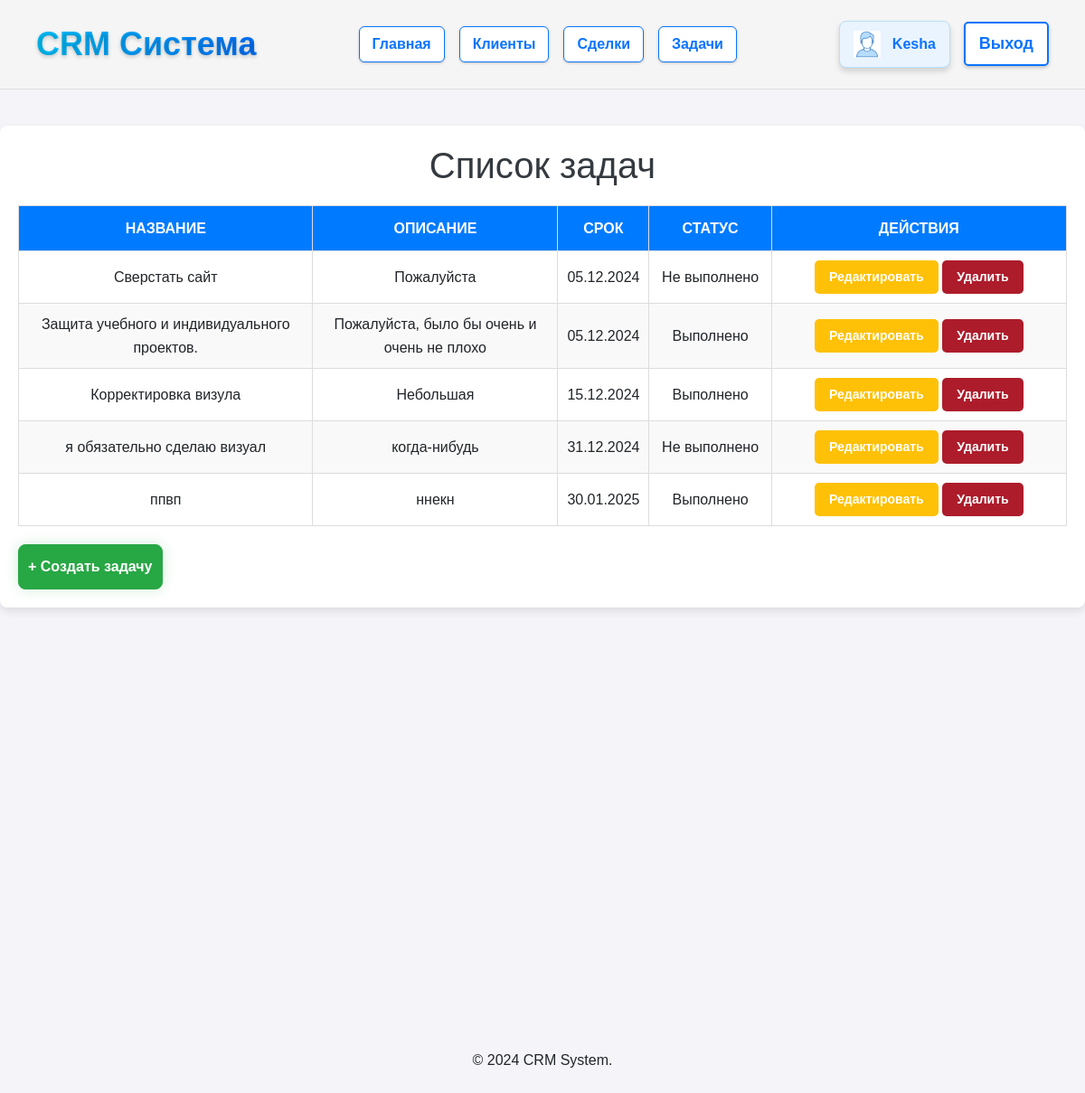
Page /task/ (signed in) on the earlier database version.
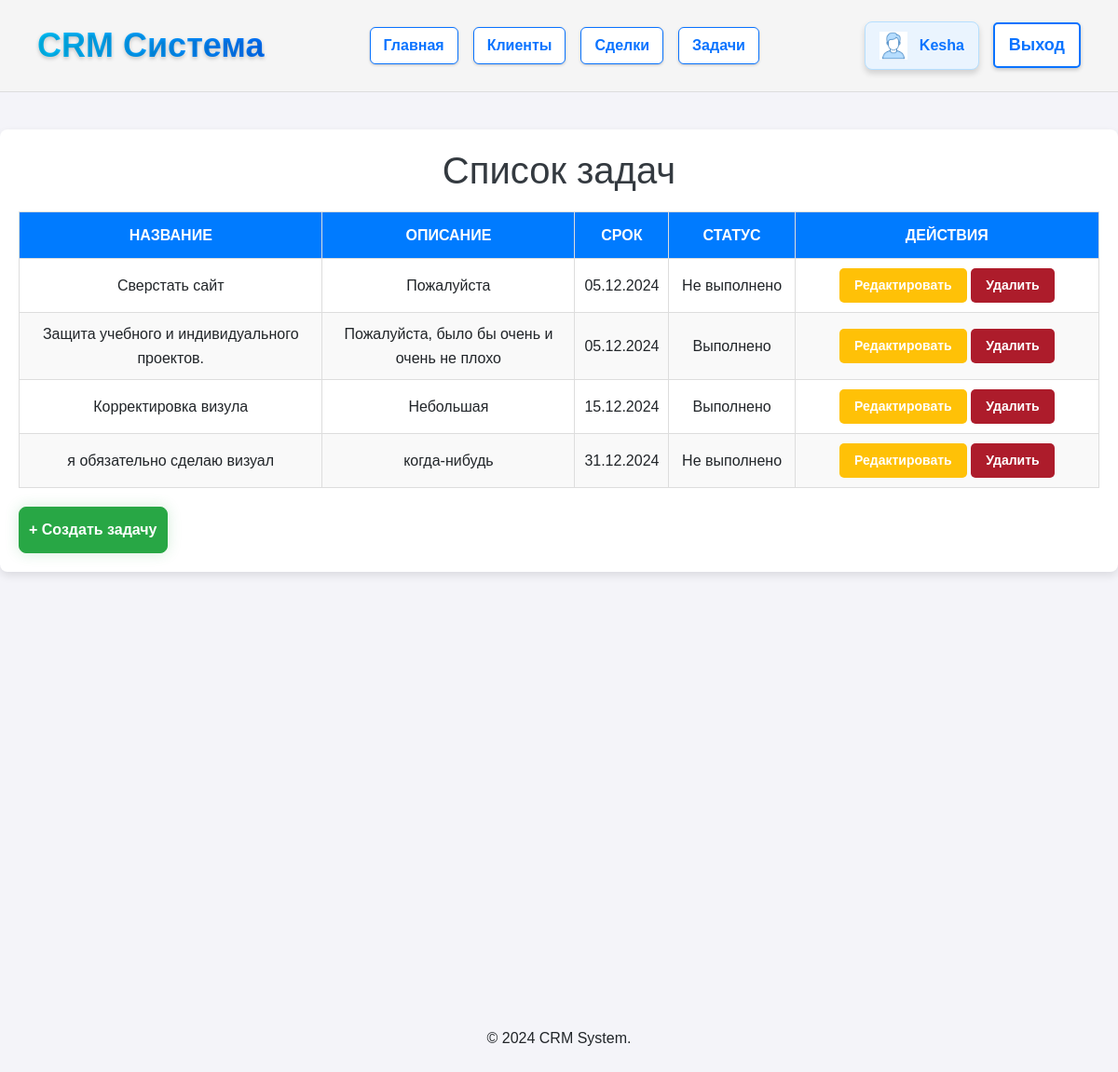
Same page on the later database version.
### crm/models.py (models this page shows, shortened)
class Task(models.Model):
    title = models.CharField(default="", max_length=200, verbose_name="Название задачи")
    description = models.TextField(default="", blank=True, verbose_name="Описание")
    deadline = models.DateField( verbose_name="Срок выполнения")
    is_completed = models.BooleanField( verbose_name="Выполнена")

### crm/views.py (the view)
# urls.py: path('task/', views.task, name='task'),
def task(request):
    task = Task.objects.all()
    return render(request, 'crm/task.html', {'task': task})

### crm/templates/crm/task.html (shortened to what this page needs)
{% extends 'crm/base.html' %}
{% block content %}
<!DOCTYPE html>
<html lang="en">
<head>
</head>
<body>    <div class="container">
        <h1>Список задач</h1>
        <table>
            <thead>
                <tr>
                    <th>Название</th>
                    <th>Описание</th>
                    <th>Срок</th>
                    <th>Статус</th>
                    <th>Действия</th>
                </tr>
            </thead>
            <tbody>
                {% for task in task %}
                <tr>
                    <td>{{ task.title }}</td>
                    <td>{{ task.description }}</td>
                    <td>{{ task.deadline|date:"d.m.Y" }}</td>
                    <td>
                        {% if task.is_completed %}
                        Выполнено
                        {% else %}
                        Не выполнено
                        {% endif %}
                    </td>
                    <td>
                        <a href="{% url 'edit_task' task.id %}" class="btn btn-warning btn-sm">Редактировать</a>
                        <a href="{% url 'delete_task' task.id %}" onclick="return confirm('Вы уверены?');" class="btn btn-danger btn-sm">Удалить</a>
                    </td>
                </tr>
                {% empty %}
                <tr>
                    <td colspan="5" class="no-tasks">Нет задач</td>
                </tr>
                {% endfor %}
            </tbody>
        </table>
        <a href="{% url 'add_task' %}" class="btn btn-success mt-3">+ Создать задачу</a>
    </div>
</body>
</html>
{% endblock %}

### crm/templates/crm/base.html (shortened to what this page needs)
<!DOCTYPE html>
<html lang="en">
<head>
    {% load static %}
    <link rel="stylesheet" href="https://cdn.jsdelivr.net/npm/bootstrap@4.0.0/dist/css/bootstrap.min.css">
</head>
<body>
        <header>
            <nav style="display: flex; justify-content: space-between; align-items: center; padding: 20px 40px; background-color: #f5f5f5; border-bottom: 1px solid #ddd;">
                <div class="logo">
                    CRM Система
                </div>
                <ul style="list-style: none; display: flex; gap: 16px; margin: 0; padding: 0;">
                    <li>
                        <a href="{% url 'index' %}"
                            style="text-decoration: none; color: #0a73ff; background-color: #fff; font-size: 16px; font-weight: bold; padding: 6px 14px;
                            border: 1.5px solid #0a73ff; border-radius: 6px; box-shadow: 0 1px 3px rgba(0, 0, 0, 0.2);
                            display: inline-block;
                            transition: transform 0.2s ease-in-out, box-shadow 0.2s ease-in-out;"
                            onmouseover="this.style.transform='scale(1.05)'; this.style.boxShadow='0 0 6px rgba(10, 115, 255, 0.6)';"
                            onmouseout="this.style.transform='scale(1)'; this.style.boxShadow='0 1px 3px rgba(0, 0, 0, 0.2)';">
                            Главная
                        </a>
                    </li>
                    <li>
                        <a href="{% url 'client_list' %}"
                            style="text-decoration: none; color: #0a73ff; background-color: #fff; font-size: 16px; font-weight: bold; padding: 6px 14px;
                            border: 1.5px solid #0a73ff; border-radius: 6px; box-shadow: 0 1px 3px rgba(0, 0, 0, 0.2);
                            display: inline-block;
                            transition: transform 0.2s ease-in-out, box-shadow 0.2s ease-in-out;"
                            onmouseover="this.style.transform='scale(1.05)'; this.style.boxShadow='0 0 6px rgba(10, 115, 255, 0.6)';"
                            onmouseout="this.style.transform='scale(1)'; this.style.boxShadow='0 1px 3px rgba(0, 0, 0, 0.2)';">
                            Клиенты
                        </a>
                    </li>
                    <li>
                        <a href="{% url 'deals' %}"
                            style="text-decoration: none; color: #0a73ff; background-color: #fff; font-size: 16px; font-weight: bold; padding: 6px 14px;
                            border: 1.5px solid #0a73ff; border-radius: 6px; box-shadow: 0 1px 3px rgba(0, 0, 0, 0.2);
                            display: inline-block;
                            transition: transform 0.2s ease-in-out, box-shadow 0.2s ease-in-out;"
                            onmouseover="this.style.transform='scale(1.05)'; this.style.boxShadow='0 0 6px rgba(10, 115, 255, 0.6)';"
                            onmouseout="this.style.transform='scale(1)'; this.style.boxShadow='0 1px 3px rgba(0, 0, 0, 0.2)';">
                            Сделки
                        </a>
                    </li>
                    <li>
                        <a href="{% url 'task' %}"
                            style="text-decoration: none; color: #0a73ff; background-color: #fff; font-size: 16px; font-weight: bold; padding: 6px 14px;
                            border: 1.5px solid #0a73ff; border-radius: 6px; box-shadow: 0 1px 3px rgba(0, 0, 0, 0.2);
                            display: inline-block;
                            transition: transform 0.2s ease-in-out, box-shadow 0.2s ease-in-out;"
                            onmouseover="this.style.transform='scale(1.05)'; this.style.boxShadow='0 0 6px rgba(10, 115, 255, 0.6)';"
                            onmouseout="this.style.transform='scale(1)'; this.style.boxShadow='0 1px 3px rgba(0, 0, 0, 0.2)';">
                            Задачи
                        </a>
                    </li>
                </ul>
            <div style="display: flex; align-items: center; gap: 15px;">
                {% if user.is_authenticated %}
                <span style="display: flex; align-items: center; background-color: #eaf4fe; padding: 10px 15px; border-radius: 8px; font-size: 16px; color: #0a73ff; font-weight: bold; border: 1px solid #b6dfff; box-shadow: 0px 4px 6px rgba(0, 0, 0, 0.15);">
                    <img src="/static/images/user_icon.png" alt="User Icon" style="width: 30px; height: 30px; margin-right: 8px;">
                    <b style="margin-left: 5px;">{{ user.get_username }}</b>
                </span>
                <a href="{% url 'logged_out' %}?next={{ request.path }}"
                    style="text-decoration: none; color: #0a73ff; background-color: #fff; font-size: 18px; font-weight: bold; padding: 8px 15px; border: 2px solid #0a73ff; border-radius: 5px; box-shadow: 0 2px 4px rgba(0, 0, 0, 0.2);
                    transition: transform 0.2s ease-in-out, box-shadow 0.2s ease-in-out;"
                    onmouseover="this.style.transform='scale(1.05)'; this.style.boxShadow='0 0 8px rgba(10, 115, 255, 0.6)';"
                    onmouseout="this.style.transform='scale(1)'; this.style.boxShadow='0 2px 4px rgba(0, 0, 0, 0.2)';">
                    Выход
                </a>
                {% endif %}
            </div>
        </nav>
    </header>
    <main>
        {% block content %}{% endblock %}
    </main>
    <div class="container-fluid mt-5 pb-5"></div>
    <div class="container-fluid mt-5 pb-5"></div>
    <div class="container-fluid mt-5 pb-5"></div>
    <div class="container-fluid mt-5 pb-5"></div>
    <div class="container-fluid mt-5 pb-5"></div>
    <footer bg-success text-light class="text-center py-2">
        <p>© 2024 CRM System.</p>
    </footer>
</body>
</html>

### crm/templates/crm/base.html (style rules this page uses)
body { font-family: Arial, sans-serif; background-color: #f4f4f9; margin: 0; padding: 0; line-height: 1.6; }
.logo { font-size: 36px; font-weight: bold; background: linear-gradient(90deg, #00c6ff, #0072ff); -webkit-background-clip: text; -webkit-text-fill-color: transparent; position: relative; animation: blueGlow 2s infinite alternate; text-shadow: 0 2px 4px rgba(0, 0, 0, 0.2); cursor: pointer; transition: transform 0.3s ease, text-shadow 0.3s ease; }
ul li a { text-decoration: none; color: #333; font-size: 18px; font-weight: 500; position: relative; padding: 10px 15px; border-radius: 8px; transition: all 0.3s ease; }

### crm/templates/crm/task.html (style rules this page uses)
body { font-family: Arial, sans-serif; background-color: #f4f4f9; margin: 0; padding: 0; line-height: 1.6; }
.container { max-width: 1200px; margin: 40px auto; background-color: #fff; padding: 20px; box-shadow: 0 4px 10px rgba(0, 0, 0, 0.1); border-radius: 8px; position: relative; padding-bottom: 90px; }
h1 { text-align: center; color: #343a40; }
table { width: 100%; border-collapse: collapse; margin-top: 20px; }
table th { background: #007bff; color: #fff; text-transform: uppercase; }
table th, table td { padding: 12px 15px; border: 1px solid #ddd; box-sizing: border-box; text-align: center; vertical-align: middle; }
tbody td { padding: 10px; text-align: center; vertical-align: middle; border: 1px solid #ddd; word-wrap: break-word; }
tbody tr:nth-child(even) { background-color: #f9f9f9; }
thead th:nth-child(1), tbody td:nth-child(1) { width: 30%; }
thead th:nth-child(2), tbody td:nth-child(2) { width:25%; }
thead th:nth-child(5), tbody td:nth-child(5) { width:30%; }
thead th:nth-child(4), tbody td:nth-child(4) { width:12%; }
.btn { font-size: 14px; padding: 5px 10px; border-radius: 4px; color: #fff; text-decoration: none; cursor: pointer; display: inline-block; }
.btn.btn-success.mt-3 { position: absolute; bottom: 20px; left: 20px; padding: 12px 10px; background-color: #28a745; color: #fff; font-size: 16px; font-weight: bold; border-radius: 8px; text-align: center; cursor: pointer; text-decoration: none; box-shadow: 0 0 15px rgba(40, 167, 69, 0.2); transition: all 0.3s ease; display: inline-block; }
.btn.btn-warning.btn-sm, .btn.btn-danger.btn-sm { padding: 8px 16px; border: none; border-radius: 5px; font-weight: bold; cursor: pointer; color: #fff; text-decoration: none; display: inline-block; }
.btn.btn-warning.btn-sm { background-color: #ffc107; }
.btn.btn-danger.btn-sm { background-color: #ad1c2b; }

Differences in the rows shown:
removed Task: title "ппвп", description "ннекн", deadline "30.01.2025", is_completed "Выполнено"
